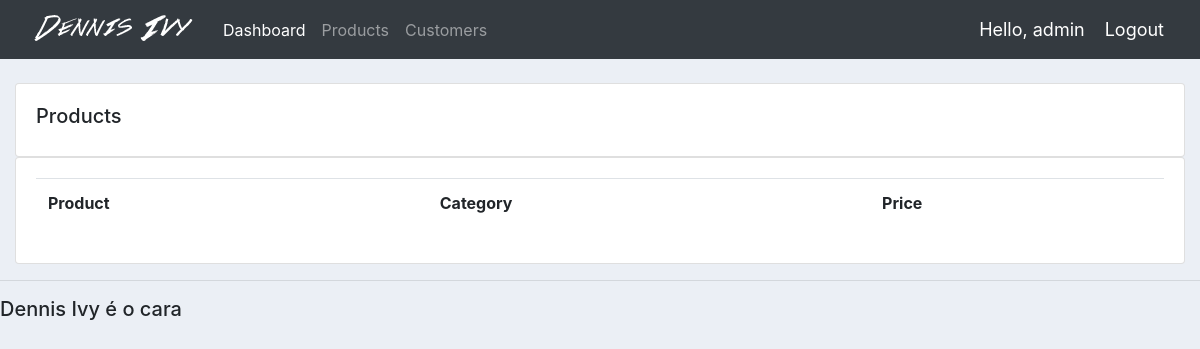
Page /products/ (signed in) on the earlier database version.
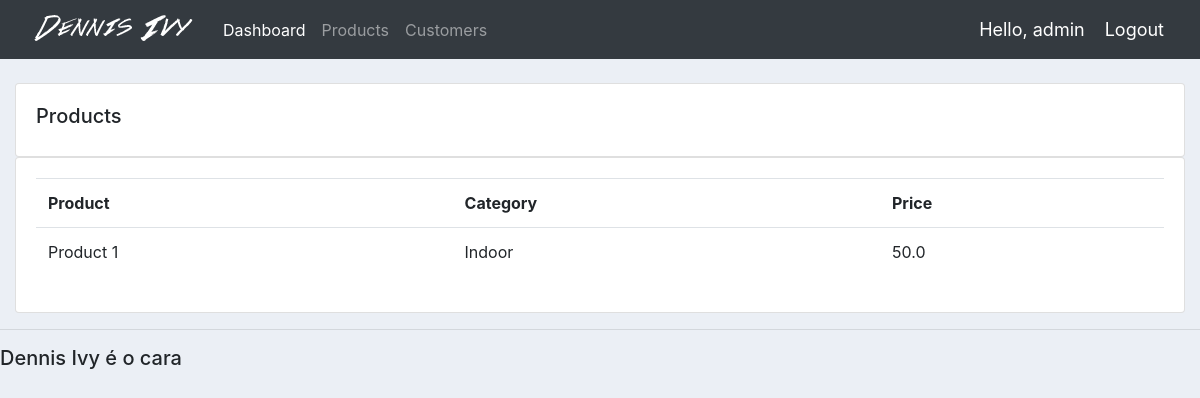
Same page on the later database version.
### accounts/models.py (models this page shows, shortened)
class Product(models.Model):
	CATEGORY = (
			('Indoor', 'Indoor'),
			('Out Door', 'Out Door'),
			)
	name = models.CharField(max_length=200, default=None)
	price = models.FloatField()
	category = models.CharField(max_length=200, null=True, choices=CATEGORY)
	description = models.CharField(max_length=200, null=True, blank=True)
	date_created = models.DateTimeField(auto_now_add=True, null=True)
	tags = models.ManyToManyField(Tag)

### accounts/views.py (the view)
# urls.py: path('products/', views.products, name='products'),
@login_required(login_url='login')
def products(request):
	products = Product.objects.all()
	return render(request, 'accounts/products.html', {'products':products})

### accounts/templates/accounts/products.html
{%  extends 'accounts/main.html' %}
{% block content %}
		<br>
		<div class="row">
			<div class="col-md">
				<div class="card card-body">
					<h5>Products</h5>
				</div>
				<div class="card card-body">
					<table class="table">
						<tr>
							<th>Product</th>
							<th>Category</th>
							<th>Price</th>
						</tr>
						{% for i in products %}
							<tr>
								<td>{{i.name}}</td>
								<td>{{i.category}}</td>
								<td>{{i.price}}</td>
							</tr>
						{% endfor %}
					</table>
				</div>
			</div>
		</div>
{% endblock content %}

Differences in the rows shown:
added Product: name "Product 1", category "Indoor", price "50.0"
